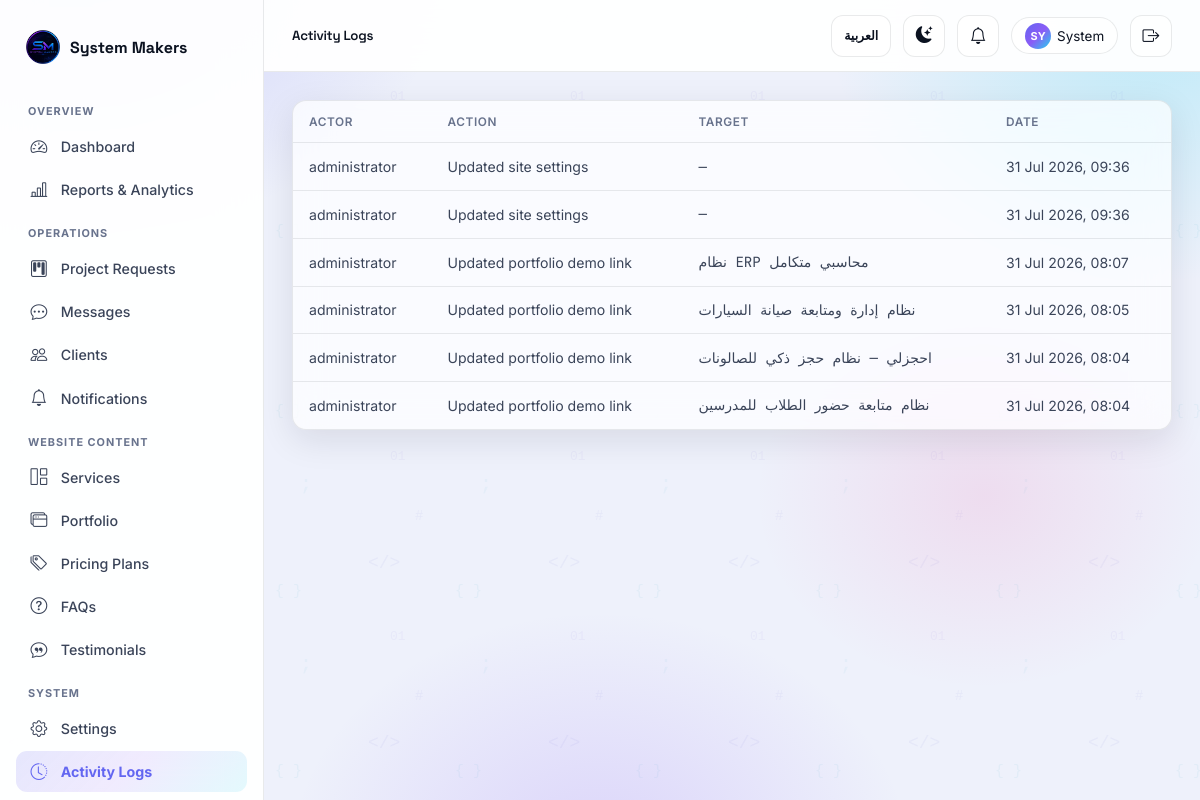
Before: /admin/activity-logs (signed in) with the older database file.
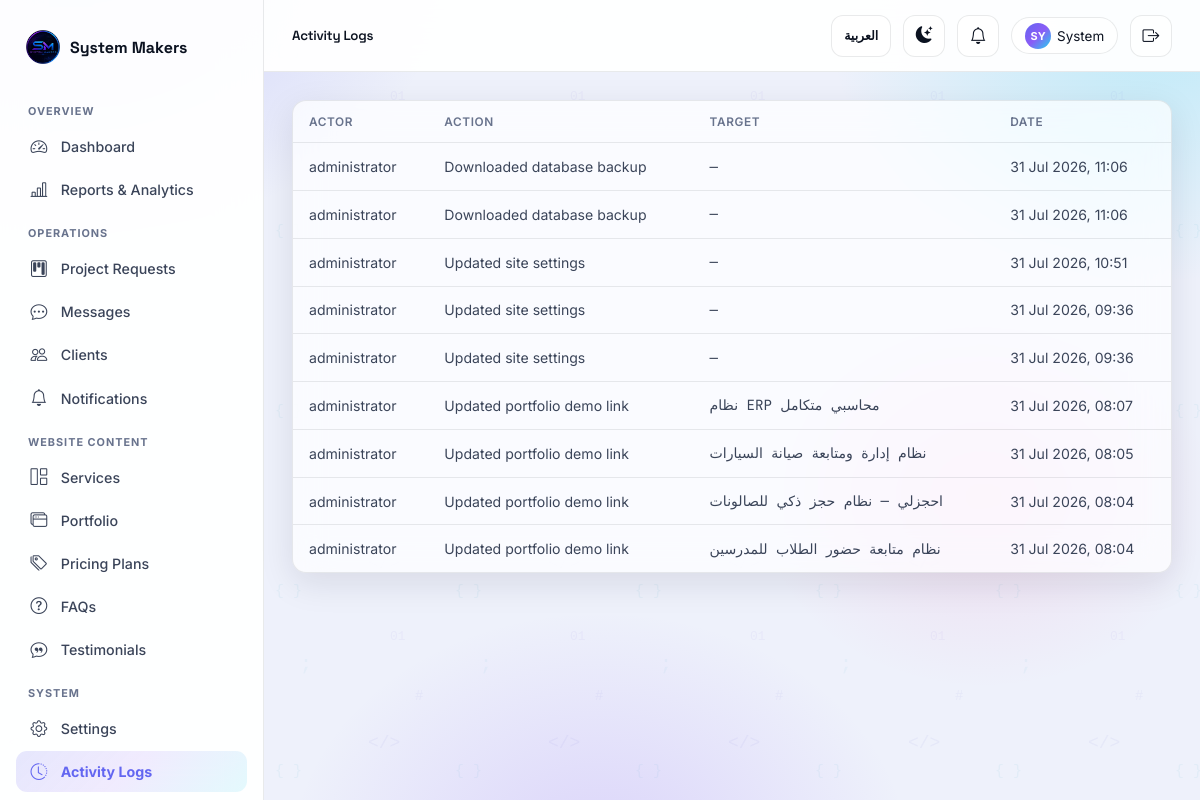
After: the same page with the newer database file.
### app/models/request.py (models this page shows, shortened)
class ActivityLog(db.Model):
    __tablename__ = "activity_logs"
    id = db.Column(db.Integer, primary_key=True)
    actor = db.Column(db.String(150))  # username or 'system' / 'guest'
    action = db.Column(db.String(255), nullable=False)
    target = db.Column(db.String(255))
    created_at = db.Column(db.DateTime, default=lambda: datetime.now(timezone.utc))

### app/routes/admin.py (the view)
@admin_bp.route("/activity-logs")
def activity_logs():
    page = request.args.get("page", 1, type=int)
    pagination = ActivityLog.query.order_by(ActivityLog.created_at.desc()).paginate(
        page=page, per_page=30, error_out=False)
    return render_template("admin/activity_logs.html", pagination=pagination, logs=pagination.items)

### app/models/__init__.py (called while the page is built)
@login_manager.user_loader
def load_user(user_id):
    return User.query.get(int(user_id))

### app/models/user.py (called while the page is built)
    @property
    def is_active(self):
        return self.is_active_account

    @property
    def is_admin(self) -> bool:
        return self.role == "admin"

    @property
    def unread_notifications_count(self) -> int:
        return self.notifications.filter_by(is_read=False).count()

### app/routes/admin.py (called while the page is built)
@admin_bp.before_request
@login_required
@admin_required
def require_admin():
    pass

### app/translations.py (called while the page is built)
def get_translator(lang: str):
    table = TRANSLATIONS.get(lang, TRANSLATIONS["en"])
    fallback = TRANSLATIONS["en"]
    def t(key: str) -> str:
        return table.get(key) or fallback.get(key) or key
    return t

### app/templates/admin/activity_logs.html (shortened to what this page needs)
{% extends "layout_dashboard.html" %}
{% block page_title %}Activity Logs{% endblock %}
{% block sidebar %}{% include "partials/admin_sidebar.html" %}{% endblock %}
{% block dash_content %}
<div class="glass table-wrap">
  <table class="dtable">
    <thead><tr><th>Actor</th><th>Action</th><th>Target</th><th>Date</th></tr></thead>
    <tbody>
      {% for l in logs %}
      <tr>
        <td>{{ l.actor }}</td>
        <td>{{ l.action }}</td>
        <td class="mono">{{ l.target or '—' }}</td>
        <td>{{ l.created_at.strftime('%d %b %Y, %H:%M') }}</td>
      </tr>
      {% else %}
      <tr><td colspan="4"><div class="empty-state"><i class="bi bi-clock-history"></i><p>No activity recorded yet.</p></div></td></tr>
      {% endfor %}
    </tbody>
  </table>
</div>
{% endblock %}

Changed rows visible on the page:
added ActivityLog: actor "administrator", action "Downloaded database backup", target "—", created_at "31 Jul 2026, 11:06"
added ActivityLog: actor "administrator", action "Downloaded database backup", target "—", created_at "31 Jul 2026, 11:06"
added ActivityLog: actor "administrator", action "Updated site settings", target "—", created_at "31 Jul 2026, 10:51"
